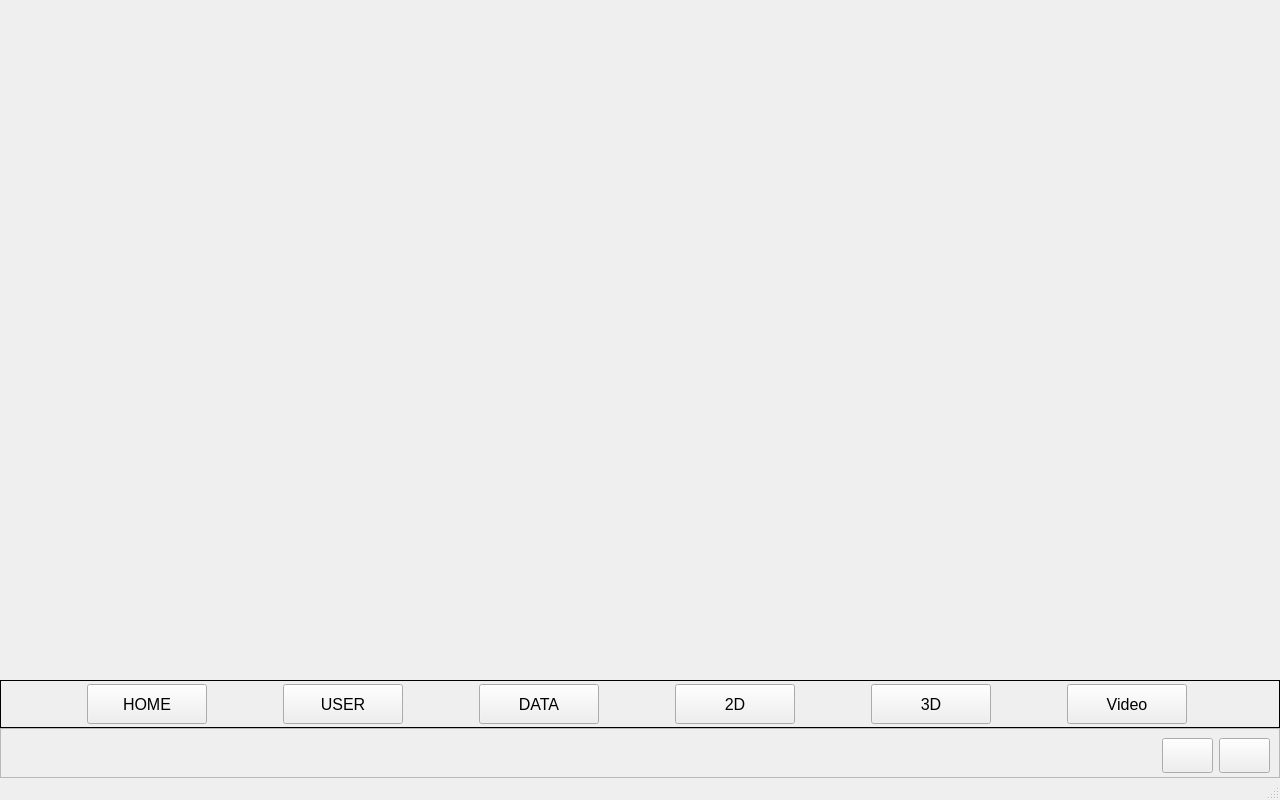
<?xml version="1.0" encoding="UTF-8"?>
<ui version="4.0">
 <class>MainWindow</class>
 <widget class="QMainWindow" name="MainWindow">
  <property name="geometry">
   <rect>
    <x>0</x>
    <y>0</y>
    <width>1280</width>
    <height>800</height>
   </rect>
  </property>
  <property name="minimumSize">
   <size>
    <width>1024</width>
    <height>768</height>
   </size>
  </property>
  <property name="windowTitle">
   <string>Survey</string>
  </property>
  <widget class="QWidget" name="centralwidget">
   <layout class="QVBoxLayout" name="verticalLayout">
    <property name="spacing">
     <number>0</number>
    </property>
    <property name="leftMargin">
     <number>0</number>
    </property>
    <property name="topMargin">
     <number>2</number>
    </property>
    <property name="rightMargin">
     <number>0</number>
    </property>
    <property name="bottomMargin">
     <number>0</number>
    </property>
    <item>
     <widget class="LidarSlamMainView" name="mainFrame" native="true"/>
    </item>
    <item>
     <widget class="QFrame" name="frame">
      <property name="sizePolicy">
       <sizepolicy hsizetype="Ignored" vsizetype="Fixed">
        <horstretch>0</horstretch>
        <verstretch>0</verstretch>
       </sizepolicy>
      </property>
      <property name="minimumSize">
       <size>
        <width>0</width>
        <height>48</height>
       </size>
      </property>
      <property name="maximumSize">
       <size>
        <width>16777215</width>
        <height>48</height>
       </size>
      </property>
      <property name="frameShape">
       <enum>QFrame::Box</enum>
      </property>
      <layout class="QHBoxLayout" name="horizontalLayout">
       <property name="spacing">
        <number>10</number>
       </property>
       <property name="leftMargin">
        <number>20</number>
       </property>
       <property name="topMargin">
        <number>0</number>
       </property>
       <property name="rightMargin">
        <number>20</number>
       </property>
       <property name="bottomMargin">
        <number>0</number>
       </property>
       <item>
        <widget class="QPushButton" name="pb_Home">
         <property name="enabled">
          <bool>true</bool>
         </property>
         <property name="sizePolicy">
          <sizepolicy hsizetype="Fixed" vsizetype="Fixed">
           <horstretch>0</horstretch>
           <verstretch>0</verstretch>
          </sizepolicy>
         </property>
         <property name="minimumSize">
          <size>
           <width>120</width>
           <height>40</height>
          </size>
         </property>
         <property name="maximumSize">
          <size>
           <width>16777215</width>
           <height>40</height>
          </size>
         </property>
         <property name="font">
          <font>
           <pointsize>12</pointsize>
          </font>
         </property>
         <property name="text">
          <string>HOME</string>
         </property>
        </widget>
       </item>
       <item>
        <widget class="QPushButton" name="pb_User">
         <property name="enabled">
          <bool>true</bool>
         </property>
         <property name="sizePolicy">
          <sizepolicy hsizetype="Fixed" vsizetype="Fixed">
           <horstretch>0</horstretch>
           <verstretch>0</verstretch>
          </sizepolicy>
         </property>
         <property name="minimumSize">
          <size>
           <width>120</width>
           <height>40</height>
          </size>
         </property>
         <property name="maximumSize">
          <size>
           <width>16777215</width>
           <height>40</height>
          </size>
         </property>
         <property name="font">
          <font>
           <pointsize>12</pointsize>
          </font>
         </property>
         <property name="text">
          <string>USER</string>
         </property>
        </widget>
       </item>
       <item>
        <widget class="QPushButton" name="pb_Data">
         <property name="sizePolicy">
          <sizepolicy hsizetype="Fixed" vsizetype="Fixed">
           <horstretch>0</horstretch>
           <verstretch>0</verstretch>
          </sizepolicy>
         </property>
         <property name="minimumSize">
          <size>
           <width>120</width>
           <height>40</height>
          </size>
         </property>
         <property name="maximumSize">
          <size>
           <width>16777215</width>
           <height>40</height>
          </size>
         </property>
         <property name="font">
          <font>
           <pointsize>12</pointsize>
          </font>
         </property>
         <property name="text">
          <string>DATA</string>
         </property>
        </widget>
       </item>
       <item>
        <widget class="QPushButton" name="pb_Map">
         <property name="enabled">
          <bool>true</bool>
         </property>
         <property name="sizePolicy">
          <sizepolicy hsizetype="Fixed" vsizetype="Fixed">
           <horstretch>0</horstretch>
           <verstretch>0</verstretch>
          </sizepolicy>
         </property>
         <property name="minimumSize">
          <size>
           <width>120</width>
           <height>40</height>
          </size>
         </property>
         <property name="maximumSize">
          <size>
           <width>16777215</width>
           <height>40</height>
          </size>
         </property>
         <property name="font">
          <font>
           <pointsize>12</pointsize>
          </font>
         </property>
         <property name="text">
          <string>2D</string>
         </property>
        </widget>
       </item>
       <item>
        <widget class="QPushButton" name="pb_3D">
         <property name="sizePolicy">
          <sizepolicy hsizetype="Fixed" vsizetype="Fixed">
           <horstretch>0</horstretch>
           <verstretch>0</verstretch>
          </sizepolicy>
         </property>
         <property name="minimumSize">
          <size>
           <width>120</width>
           <height>40</height>
          </size>
         </property>
         <property name="maximumSize">
          <size>
           <width>16777215</width>
           <height>40</height>
          </size>
         </property>
         <property name="font">
          <font>
           <pointsize>12</pointsize>
          </font>
         </property>
         <property name="text">
          <string>3D</string>
         </property>
        </widget>
       </item>
       <item>
        <widget class="QPushButton" name="pb_Video">
         <property name="enabled">
          <bool>true</bool>
         </property>
         <property name="sizePolicy">
          <sizepolicy hsizetype="Fixed" vsizetype="Fixed">
           <horstretch>0</horstretch>
           <verstretch>0</verstretch>
          </sizepolicy>
         </property>
         <property name="minimumSize">
          <size>
           <width>120</width>
           <height>40</height>
          </size>
         </property>
         <property name="maximumSize">
          <size>
           <width>16777215</width>
           <height>40</height>
          </size>
         </property>
         <property name="font">
          <font>
           <pointsize>12</pointsize>
          </font>
         </property>
         <property name="text">
          <string>Video</string>
         </property>
        </widget>
       </item>
      </layout>
     </widget>
    </item>
    <item>
     <widget class="QFrame" name="frame_toolbar">
      <property name="sizePolicy">
       <sizepolicy hsizetype="Ignored" vsizetype="Preferred">
        <horstretch>0</horstretch>
        <verstretch>0</verstretch>
       </sizepolicy>
      </property>
      <property name="maximumSize">
       <size>
        <width>16777215</width>
        <height>50</height>
       </size>
      </property>
      <property name="frameShape">
       <enum>QFrame::StyledPanel</enum>
      </property>
      <property name="frameShadow">
       <enum>QFrame::Raised</enum>
      </property>
      <layout class="QHBoxLayout" name="horizontalLayout_2">
       <item>
        <spacer name="horizontalSpacer">
         <property name="orientation">
          <enum>Qt::Horizontal</enum>
         </property>
         <property name="sizeHint" stdset="0">
          <size>
           <width>40</width>
           <height>20</height>
          </size>
         </property>
        </spacer>
       </item>
       <item>
        <widget class="QPushButton" name="pb_Save">
         <property name="sizePolicy">
          <sizepolicy hsizetype="Fixed" vsizetype="Fixed">
           <horstretch>0</horstretch>
           <verstretch>0</verstretch>
          </sizepolicy>
         </property>
         <property name="minimumSize">
          <size>
           <width>40</width>
           <height>35</height>
          </size>
         </property>
         <property name="maximumSize">
          <size>
           <width>16777215</width>
           <height>35</height>
          </size>
         </property>
         <property name="font">
          <font>
           <pointsize>12</pointsize>
          </font>
         </property>
         <property name="text">
          <string/>
         </property>
         <property name="icon">
          <iconset>
           <activeoff>:/icons/save_icon.png</activeoff>
           <activeon>:/icons/save_icon-dis.png</activeon>
          </iconset>
         </property>
         <property name="iconSize">
          <size>
           <width>20</width>
           <height>20</height>
          </size>
         </property>
        </widget>
       </item>
       <item>
        <widget class="QPushButton" name="pb_Load">
         <property name="sizePolicy">
          <sizepolicy hsizetype="Fixed" vsizetype="Fixed">
           <horstretch>0</horstretch>
           <verstretch>0</verstretch>
          </sizepolicy>
         </property>
         <property name="minimumSize">
          <size>
           <width>40</width>
           <height>35</height>
          </size>
         </property>
         <property name="maximumSize">
          <size>
           <width>16777215</width>
           <height>35</height>
          </size>
         </property>
         <property name="font">
          <font>
           <pointsize>12</pointsize>
          </font>
         </property>
         <property name="text">
          <string/>
         </property>
         <property name="icon">
          <iconset>
           <activeoff>:/icons/folder.png</activeoff>
           <activeon>:/icons/folder.png</activeon>
          </iconset>
         </property>
        </widget>
       </item>
      </layout>
     </widget>
    </item>
   </layout>
  </widget>
  <widget class="QMenuBar" name="menubar">
   <property name="geometry">
    <rect>
     <x>0</x>
     <y>0</y>
     <width>1280</width>
     <height>22</height>
    </rect>
   </property>
  </widget>
  <widget class="QStatusBar" name="statusbar"/>
 </widget>
 <customwidgets>
  <customwidget>
   <class>LidarSlamMainView</class>
   <extends>QWidget</extends>
   <header location="global">LidarSlamMainView.h</header>
   <container>1</container>
  </customwidget>
 </customwidgets>
 <resources/>
 <connections/>
</ui>
